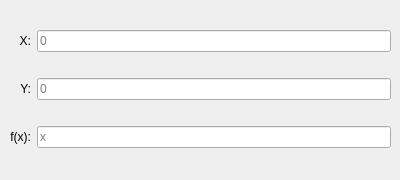
   <widget class="QWidget" name="FunctionGraph">
    <widget class="QWidget" name="gridLayoutWidget_8">
     <property name="geometry">
      <rect>
       <x>10</x>
       <y>10</y>
       <width>381</width>
       <height>161</height>
      </rect>
     </property>
     <layout class="QGridLayout" name="gridFunctionGraph">
      <item row="3" column="1">
       <widget class="QLineEdit" name="FunctionGraph_function">
        <property name="alignment">
         <set>Qt::AlignLeading|Qt::AlignLeft|Qt::AlignVCenter</set>
        </property>
        <property name="placeholderText">
         <string>x</string>
        </property>
       </widget>
      </item>
      <item row="0" column="1">
       <widget class="QLineEdit" name="FunctionGraph_x">
        <property name="toolTip">
         <string/>
        </property>
        <property name="statusTip">
         <string/>
        </property>
        <property name="whatsThis">
         <string/>
        </property>
        <property name="accessibleName">
         <string/>
        </property>
        <property name="alignment">
         <set>Qt::AlignLeading|Qt::AlignLeft|Qt::AlignVCenter</set>
        </property>
        <property name="readOnly">
         <bool>false</bool>
        </property>
        <property name="placeholderText">
         <string>0</string>
        </property>
       </widget>
      </item>
      <item row="1" column="1">
       <widget class="QLineEdit" name="FunctionGraph_y">
        <property name="toolTip">
         <string/>
        </property>
        <property name="statusTip">
         <string/>
        </property>
        <property name="whatsThis">
         <string/>
        </property>
        <property name="accessibleName">
         <string/>
        </property>
        <property name="alignment">
         <set>Qt::AlignLeading|Qt::AlignLeft|Qt::AlignVCenter</set>
        </property>
        <property name="readOnly">
         <bool>false</bool>
        </property>
        <property name="placeholderText">
         <string>0</string>
        </property>
       </widget>
      </item>
      <item row="0" column="0">
       <widget class="QLabel" name="label_74">
        <property name="text">
         <string>X:</string>
        </property>
        <property name="alignment">
         <set>Qt::AlignRight|Qt::AlignTrailing|Qt::AlignVCenter</set>
        </property>
       </widget>
      </item>
      <item row="1" column="0">
       <widget class="QLabel" name="label_75">
        <property name="text">
         <string>Y:</string>
        </property>
        <property name="alignment">
         <set>Qt::AlignRight|Qt::AlignTrailing|Qt::AlignVCenter</set>
        </property>
       </widget>
      </item>
      <item row="3" column="0">
       <widget class="QLabel" name="label_76">
        <property name="text">
         <string>f(x):</string>
        </property>
        <property name="alignment">
         <set>Qt::AlignRight|Qt::AlignTrailing|Qt::AlignVCenter</set>
        </property>
       </widget>
      </item>
     </layout>
    </widget>
   </widget>
